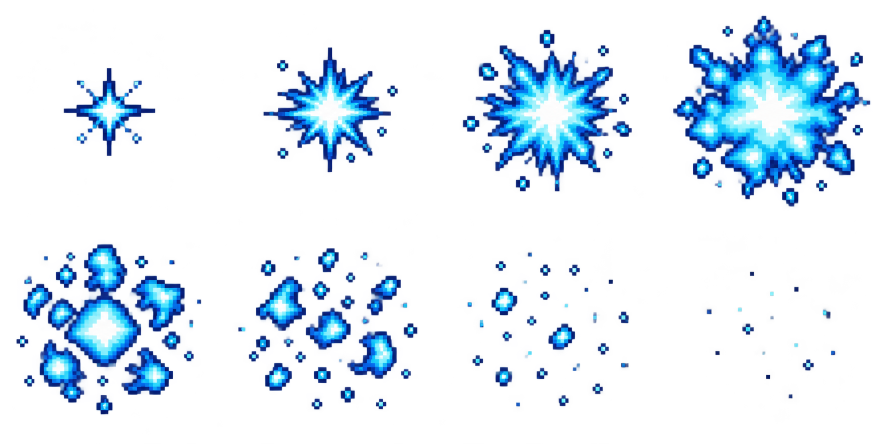
#> input picture assets/source/projectile-vfx/projectile-impact-source.png, 1774 x 887 px (shown at 1/2 size)
$ python export_projectile_vfx.py
#> lines starting #> are read from the running program, lines starting #| are printed output that depends on the picture
from pathlib import Path

from PIL import Image


ROOT = Path(__file__).resolve().parents[3]
SOURCE = Path(__file__).with_name("projectile-impact-source.png")
OUTPUT = ROOT / "assets" / "textures" / "projectile_impact.png"
FRAME_SIZE = 64
COLS = 4
ROWS = 2


def main() -> None:
    source = Image.open(SOURCE).convert("RGBA")
#> source is the input picture: PIL image 1774x887 RGBA; mean R, G, B, A 8.2, 24.9, 48.6, 39.4
    sheet = Image.new("RGBA", (FRAME_SIZE * COLS * ROWS, FRAME_SIZE), (0, 0, 0, 0))
#> sheet: PIL image 512x64 RGBA; every value is 0

    frame_index = 0
    for row in range(ROWS):
        top = round(row * source.height / ROWS)
        bottom = round((row + 1) * source.height / ROWS)
        for col in range(COLS):
            left = round(col * source.width / COLS)
            right = round((col + 1) * source.width / COLS)
            frame = source.crop((left, top, right, bottom)).resize(
                (FRAME_SIZE, FRAME_SIZE), Image.Resampling.NEAREST
            )
            pixels = frame.load()
            for y in range(FRAME_SIZE):
                for x in range(FRAME_SIZE):
                    red, green, blue, alpha = pixels[x, y]
                    pixels[x, y] = (red, green, blue, 255 if alpha >= 96 else 0)
            sheet.alpha_composite(frame, (frame_index * FRAME_SIZE, 0))
            frame_index += 1
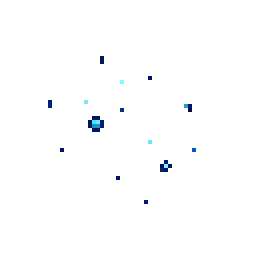
#> frame: PIL image 64x64 RGBA (shown 4 times larger); mean R, G, B, A 0.3, 1.1, 2.5, 2.1; transparent parts drawn white
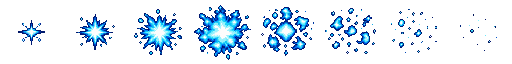
#> sheet: PIL image 512x64 RGBA; mean R, G, B, A 8, 20.8, 31.7, 40.8; transparent parts drawn white
#> after the loop, frame_index = 8

    OUTPUT.parent.mkdir(parents=True, exist_ok=True)
    sheet.save(OUTPUT, optimize=True)
    print(f"wrote {OUTPUT} ({sheet.width}x{sheet.height}, {frame_index} frames)")
#| wrote assets/textures/projectile_impact.png (512x64, 8 frames)


if __name__ == "__main__":
    main()
